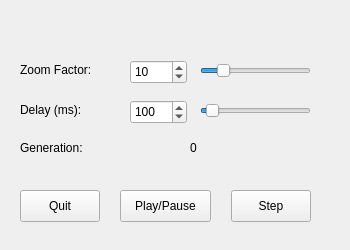
<?xml version="1.0" encoding="UTF-8"?>
<ui version="4.0">
 <class>Dialog</class>
 <widget class="QDialog" name="Dialog">
  <property name="geometry">
   <rect>
    <x>0</x>
    <y>0</y>
    <width>350</width>
    <height>250</height>
   </rect>
  </property>
  <property name="minimumSize">
   <size>
    <width>350</width>
    <height>250</height>
   </size>
  </property>
  <property name="maximumSize">
   <size>
    <width>350</width>
    <height>250</height>
   </size>
  </property>
  <property name="windowTitle">
   <string>Dialog</string>
  </property>
  <property name="modal">
   <bool>false</bool>
  </property>
  <widget class="QSlider" name="ZoomSlider">
   <property name="geometry">
    <rect>
     <x>200</x>
     <y>60</y>
     <width>111</width>
     <height>22</height>
    </rect>
   </property>
   <property name="value">
    <number>16</number>
   </property>
   <property name="orientation">
    <enum>Qt::Horizontal</enum>
   </property>
  </widget>
  <widget class="QSlider" name="DelaySlider">
   <property name="geometry">
    <rect>
     <x>200</x>
     <y>100</y>
     <width>111</width>
     <height>22</height>
    </rect>
   </property>
   <property name="maximum">
    <number>2000</number>
   </property>
   <property name="value">
    <number>100</number>
   </property>
   <property name="orientation">
    <enum>Qt::Horizontal</enum>
   </property>
  </widget>
  <widget class="QPushButton" name="QuitButton">
   <property name="geometry">
    <rect>
     <x>20</x>
     <y>190</y>
     <width>80</width>
     <height>32</height>
    </rect>
   </property>
   <property name="text">
    <string>Quit</string>
   </property>
   <property name="checkable">
    <bool>false</bool>
   </property>
   <property name="autoExclusive">
    <bool>false</bool>
   </property>
   <property name="autoDefault">
    <bool>false</bool>
   </property>
  </widget>
  <widget class="QPushButton" name="PlayPauseButton">
   <property name="geometry">
    <rect>
     <x>120</x>
     <y>190</y>
     <width>91</width>
     <height>32</height>
    </rect>
   </property>
   <property name="focusPolicy">
    <enum>Qt::StrongFocus</enum>
   </property>
   <property name="text">
    <string>Play/Pause</string>
   </property>
   <property name="checkable">
    <bool>true</bool>
   </property>
   <property name="checked">
    <bool>false</bool>
   </property>
   <property name="autoRepeat">
    <bool>false</bool>
   </property>
   <property name="autoExclusive">
    <bool>false</bool>
   </property>
   <property name="autoRepeatDelay">
    <number>0</number>
   </property>
   <property name="autoRepeatInterval">
    <number>0</number>
   </property>
   <property name="autoDefault">
    <bool>false</bool>
   </property>
  </widget>
  <widget class="QPushButton" name="StepButton">
   <property name="geometry">
    <rect>
     <x>231</x>
     <y>190</y>
     <width>80</width>
     <height>32</height>
    </rect>
   </property>
   <property name="text">
    <string>Step</string>
   </property>
   <property name="checkable">
    <bool>false</bool>
   </property>
   <property name="autoExclusive">
    <bool>false</bool>
   </property>
   <property name="autoDefault">
    <bool>false</bool>
   </property>
  </widget>
  <widget class="QLabel" name="Zoom">
   <property name="geometry">
    <rect>
     <x>20</x>
     <y>60</y>
     <width>101</width>
     <height>20</height>
    </rect>
   </property>
   <property name="text">
    <string>Zoom Factor:</string>
   </property>
  </widget>
  <widget class="QSpinBox" name="ZoomSpin">
   <property name="geometry">
    <rect>
     <x>130</x>
     <y>60</y>
     <width>57</width>
     <height>24</height>
    </rect>
   </property>
   <property name="minimum">
    <number>3</number>
   </property>
   <property name="value">
    <number>10</number>
   </property>
  </widget>
  <widget class="QSpinBox" name="DelaySpin">
   <property name="geometry">
    <rect>
     <x>130</x>
     <y>100</y>
     <width>57</width>
     <height>24</height>
    </rect>
   </property>
   <property name="maximum">
    <number>2000</number>
   </property>
   <property name="value">
    <number>100</number>
   </property>
  </widget>
  <widget class="QLabel" name="Delay">
   <property name="geometry">
    <rect>
     <x>20</x>
     <y>100</y>
     <width>101</width>
     <height>20</height>
    </rect>
   </property>
   <property name="text">
    <string>Delay (ms):</string>
   </property>
  </widget>
  <widget class="QLabel" name="GenLabel">
   <property name="geometry">
    <rect>
     <x>20</x>
     <y>140</y>
     <width>101</width>
     <height>16</height>
    </rect>
   </property>
   <property name="text">
    <string>Generation:</string>
   </property>
  </widget>
  <widget class="QLabel" name="GenCounter">
   <property name="geometry">
    <rect>
     <x>190</x>
     <y>140</y>
     <width>81</width>
     <height>16</height>
    </rect>
   </property>
   <property name="text">
    <string>0</string>
   </property>
  </widget>
 </widget>
 <resources/>
 <connections>
  <connection>
   <sender>ZoomSpin</sender>
   <signal>valueChanged(int)</signal>
   <receiver>ZoomSlider</receiver>
   <slot>setValue(int)</slot>
   <hints>
    <hint type="sourcelabel">
     <x>152</x>
     <y>68</y>
    </hint>
    <hint type="destinationlabel">
     <x>206</x>
     <y>68</y>
    </hint>
   </hints>
  </connection>
  <connection>
   <sender>ZoomSlider</sender>
   <signal>valueChanged(int)</signal>
   <receiver>ZoomSpin</receiver>
   <slot>setValue(int)</slot>
   <hints>
    <hint type="sourcelabel">
     <x>236</x>
     <y>77</y>
    </hint>
    <hint type="destinationlabel">
     <x>168</x>
     <y>78</y>
    </hint>
   </hints>
  </connection>
  <connection>
   <sender>DelaySpin</sender>
   <signal>valueChanged(int)</signal>
   <receiver>DelaySlider</receiver>
   <slot>setValue(int)</slot>
   <hints>
    <hint type="sourcelabel">
     <x>153</x>
     <y>109</y>
    </hint>
    <hint type="destinationlabel">
     <x>192</x>
     <y>111</y>
    </hint>
   </hints>
  </connection>
  <connection>
   <sender>DelaySlider</sender>
   <signal>valueChanged(int)</signal>
   <receiver>DelaySpin</receiver>
   <slot>setValue(int)</slot>
   <hints>
    <hint type="sourcelabel">
     <x>196</x>
     <y>113</y>
    </hint>
    <hint type="destinationlabel">
     <x>167</x>
     <y>114</y>
    </hint>
   </hints>
  </connection>
 </connections>
</ui>
